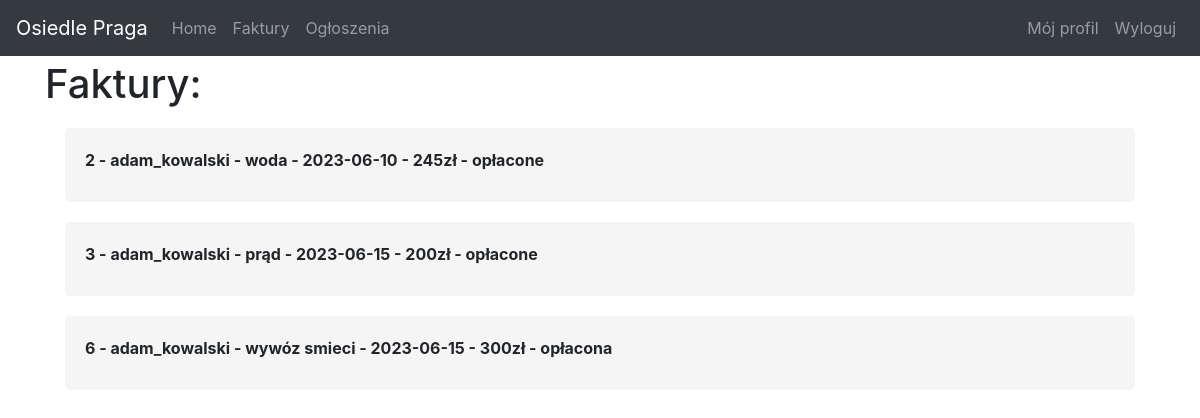
Screenshot of /panel/faktury/ (signed in) with the database file from the repository.
### panel/models.py (models this page shows)
class Faktura(models.Model):
  username = models.ForeignKey(CustomUser, on_delete=models.CASCADE, default=None, null=True)
  nr_faktury = models.AutoField(primary_key=True)
  typ = models.CharField(max_length=255)
  data = models.DateField()
  kwota = models.IntegerField()
  status = models.CharField(max_length=255)
  def __str__(self):
    return f"{self.nr_faktury} - {self.username} - {self.typ} - {self.data} - {self.kwota}zł - {self.status}"

class CustomUser(AbstractUser):
    imie = models.CharField(max_length=255)
    nazwisko = models.CharField(max_length=255)
    adres = models.CharField(max_length=255)
    nr_telefonu = models.CharField(max_length=20)
    adres_email = models.EmailField()

### panel/views.py (the view)
# urls.py: path('faktury/', views.faktury, name='faktury'),
def faktury(request):
    if request.user.is_superuser:
        moje_faktury = Faktura.objects.all()
        return render(request, 'admin/faktury.html', {'moje_faktury': moje_faktury})
    custom_user = request.user
    moje_faktury = Faktura.objects.filter(username=custom_user)
    if moje_faktury.exists():
        return render(request, 'user/faktury.html', {'moje_faktury': moje_faktury})
    else:
        komunikat = "Brak dostępnych faktur"
        return render(request, 'user/faktury.html', {'komunikat': komunikat})

### panel/templates/user/faktury.html (shortened to what this page needs)
{% extends "user/master.html" %}
{% block content %}
  <h1>Faktury:</h1>
  {% if moje_faktury %}
    <ul class="invoice-list">
      {% for faktura in moje_faktury %}
      <div class="content-container">
        <li class="invoice-item">
          <span class="invoice-number">{{ faktura }}</span>
        </li>
      </div>
      {% endfor %}
    </ul>
  {% else %}
    <p>Brak dostępnych faktur</p>
  {% endif %}
{% endblock %}

### panel/templates/user/master.html (style rules this page uses)
body { padding-top: 60px; padding-bottom: 40px; }
.invoice-list { list-style: none; padding: 0; }
.invoice-item { margin-bottom: 10px; }
.invoice-number { font-weight: bold; }
.content-container { margin: 20px; padding: 20px; background-color: #f5f5f5; border-radius: 5px; }

### rows the page displays
Faktura: nr_faktury+username+typ "2 - adam_kowalski - woda - 2023-06-10 - 245zł - opłacone"
Faktura: nr_faktury+username+typ "3 - adam_kowalski - prąd - 2023-06-15 - 200zł - opłacone"
Faktura: nr_faktury+username+typ "6 - adam_kowalski - wywóz smieci - 2023-06-15 - 300zł - opłacona"
